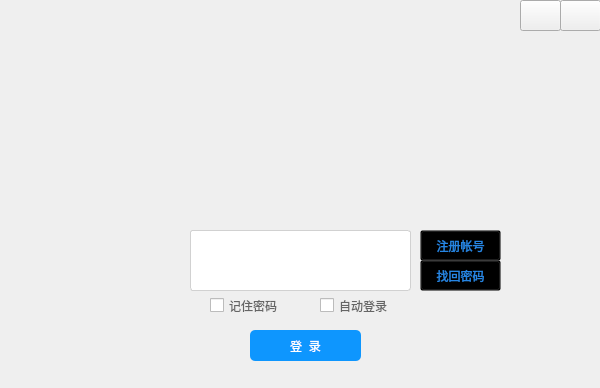
<?xml version="1.0" encoding="UTF-8"?>
<ui version="4.0">
 <class>login</class>
 <widget class="QWidget" name="login">
  <property name="geometry">
   <rect>
    <x>0</x>
    <y>0</y>
    <width>600</width>
    <height>388</height>
   </rect>
  </property>
  <property name="minimumSize">
   <size>
    <width>600</width>
    <height>388</height>
   </size>
  </property>
  <property name="maximumSize">
   <size>
    <width>600</width>
    <height>388</height>
   </size>
  </property>
  <property name="windowTitle">
   <string>registor</string>
  </property>
  <widget class="QPushButton" name="closebtn">
   <property name="geometry">
    <rect>
     <x>560</x>
     <y>0</y>
     <width>41</width>
     <height>31</height>
    </rect>
   </property>
   <property name="text">
    <string/>
   </property>
  </widget>
  <widget class="QPushButton" name="minibtn">
   <property name="geometry">
    <rect>
     <x>520</x>
     <y>0</y>
     <width>41</width>
     <height>31</height>
    </rect>
   </property>
   <property name="text">
    <string/>
   </property>
  </widget>
  <widget class="QLabel" name="piclabel">
   <property name="geometry">
    <rect>
     <x>80</x>
     <y>230</y>
     <width>81</width>
     <height>91</height>
    </rect>
   </property>
   <property name="text">
    <string/>
   </property>
  </widget>
  <widget class="QPushButton" name="loginbtn">
   <property name="geometry">
    <rect>
     <x>250</x>
     <y>330</y>
     <width>111</width>
     <height>31</height>
    </rect>
   </property>
   <property name="styleSheet">
    <string notr="true">QPushButton#loginbtn
{
    color:white;
    background-color:rgb(14 , 150 , 254);
    border-radius:5px;
}

QPushButton#loginbtn:hover
{
    color:white;
    background-color:rgb(44 , 137 , 255);
}

QPushButton#loginbtn:pressed
{
    color:white;
    background-color:rgb(14 , 135 , 228);
    padding-left:3px;
    padding-top:3px;
}</string>
   </property>
   <property name="text">
    <string>登  录</string>
   </property>
  </widget>
  <widget class="QPushButton" name="findpwdbtn">
   <property name="geometry">
    <rect>
     <x>420</x>
     <y>260</y>
     <width>81</width>
     <height>31</height>
    </rect>
   </property>
   <property name="styleSheet">
    <string notr="true">QPushButton#findpwdbtn
{
    color:rgb(38 , 133 , 227);
    background-color:transparent;
}

QPushButton#findpwdbtn:hover
{
    color:rgb(97 , 179 , 246);
}

QPushButton#findpwdbtn:pressed
{
    color:rgb(0 , 109 , 176);
}</string>
   </property>
   <property name="text">
    <string>找回密码</string>
   </property>
  </widget>
  <widget class="QCheckBox" name="storepassword">
   <property name="geometry">
    <rect>
     <x>210</x>
     <y>290</y>
     <width>81</width>
     <height>31</height>
    </rect>
   </property>
   <property name="styleSheet">
    <string notr="true">QCheckBox
{
    color:rgb(101 , 101 , 101);
}</string>
   </property>
   <property name="text">
    <string>记住密码</string>
   </property>
  </widget>
  <widget class="QCheckBox" name="autoregister">
   <property name="geometry">
    <rect>
     <x>320</x>
     <y>290</y>
     <width>81</width>
     <height>31</height>
    </rect>
   </property>
   <property name="styleSheet">
    <string notr="true">QCheckBox
{
    color:rgb(101 , 101 , 101);
}</string>
   </property>
   <property name="text">
    <string>自动登录</string>
   </property>
  </widget>
  <widget class="QComboBox" name="usernamebox">
   <property name="geometry">
    <rect>
     <x>190</x>
     <y>230</y>
     <width>221</width>
     <height>31</height>
    </rect>
   </property>
   <property name="styleSheet">
    <string notr="true">QComboBox
{
    background:white;
    padding-left:5px ;
    border-top-left-radius:3px;
    border-top-right-radius:3px;
    border: 1px solid rgb(209 , 209 , 209);
}
QComboBox:hover
{
    border: 1px solid rgb(21 , 131 , 221);
}
QComboBox QAbstractItemView::item
{
    height:40px;
}
QComboBox::drop-down
{
    width:20px;
    background:transparent;
    padding-right:5px;
}</string>
   </property>
   <property name="frame">
    <bool>false</bool>
   </property>
  </widget>
  <widget class="QPushButton" name="registerbtn">
   <property name="geometry">
    <rect>
     <x>420</x>
     <y>230</y>
     <width>81</width>
     <height>31</height>
    </rect>
   </property>
   <property name="styleSheet">
    <string notr="true">QPushButton#registerbtn
{
    color:rgb(38 , 133 , 227);
    background-color:transparent;
}

QPushButton#registerbtn:hover
{
    color:rgb(97 , 179 , 246);
}

QPushButton#registerbtn:pressed
{
    color:rgb(0 , 109 , 176);
}
</string>
   </property>
   <property name="text">
    <string>注册帐号</string>
   </property>
  </widget>
  <widget class="QLineEdit" name="passwordtext">
   <property name="geometry">
    <rect>
     <x>190</x>
     <y>260</y>
     <width>221</width>
     <height>31</height>
    </rect>
   </property>
   <property name="styleSheet">
    <string notr="true">QLineEdit#passwordtext
{
    background:white;
    padding-left:5px ;
    padding-top:1px ;
    border-bottom-left-radius:3px;
    border-bottom-right-radius:3px;
    border: 1px solid rgb(209 , 209 , 209);
    border-top:transparent;
}
QLineEdit#passwordtext:hover
{
    padding-top:0px ;
    border: 1px solid rgb(21 , 131 , 221);
}
</string>
   </property>
   <property name="text">
    <string/>
   </property>
   <property name="frame">
    <bool>false</bool>
   </property>
   <property name="echoMode">
    <enum>QLineEdit::Normal</enum>
   </property>
  </widget>
 </widget>
 <layoutdefault spacing="6" margin="11"/>
 <resources/>
 <connections/>
</ui>
